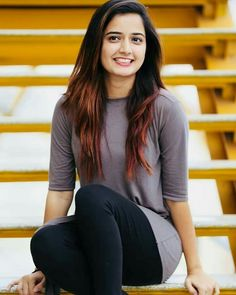
#> input picture girl.jpg, 236 x 295 px
$ python ImageStiching.py
#> lines starting #> are read from the running program, lines starting #| are printed output that depends on the picture
import cv2
import numpy as np

img1 = input("Enter the path of the first image: ")
#> the answer given: girl.jpg
img2 = input("Enter the path of the second image: ")
#> the answer given: girl.jpg

train = cv2.imread(r"{}".format(img1))
#> train is the input picture: shape (295, 236, 3); mean B, G, R 89.6, 120.6, 139.7
query = cv2.imread(r"{}".format(img2))
train_RGB = cv2.cvtColor(train,cv2.COLOR_BGR2RGB)
query_RGB = cv2.cvtColor(query,cv2.COLOR_BGR2RGB)
train_gray = cv2.cvtColor(train_RGB,cv2.COLOR_RGB2GRAY)
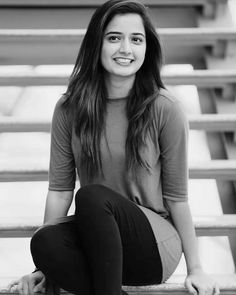
#> train_gray: shape (295, 236); min 0, max 254, mean 122.8
query_gray = cv2.cvtColor(query_RGB,cv2.COLOR_RGB2GRAY)

query_gray = cv2.resize(query,(500,300))
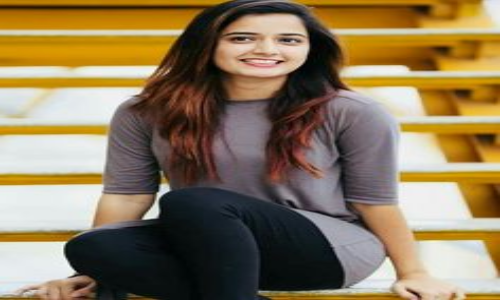
#> query_gray: shape (300, 500, 3); mean B, G, R 89.5, 120.5, 139.5
train_gray = cv2.resize(train,(500,300))
query = cv2.resize(query,(500,300))
train = cv2.resize(train,(500,300))
feature_extraction_algo = 'sift'
feature_to_match = 'bf'

def select_descriptor(image,method=None):
#> called with method = 'sift'
    assert method is not None,"Please define a descriptor method. Accepted values are 'Sift','Surf','orb','brisk' "

    if method == 'sift':
        descriptor  = cv2.SIFT_create()
    if method == 'surf':
        descriptor  = cv2.SURF_create()
    if method == 'orb':
        descriptor  = cv2.ORB_create()
    if method == 'brisk':
        descriptor  = cv2.BRISK_create()
    (keypoints,features) = descriptor.detectAndCompute(image,None)
#> keypoints = 340 keypoints; strongest (x, y, size): (153, 213, 8.5), (164, 188, 7.6), (159, 195, 4.2), (279, 62, 2.9)
    return (keypoints,features)

keypoints_train,feature_train = select_descriptor(train_gray,feature_extraction_algo)
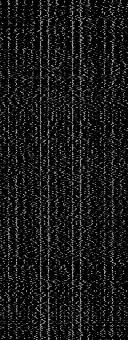
#> feature_train: shape (340, 128) float32; min 0, max 202, mean 24.6
#> keypoints_train has the same summary as keypoints in select_descriptor
keypoints_query,feature_query = select_descriptor(query_gray,feature_extraction_algo)
#> keypoints_query has the same summary as keypoints in select_descriptor

# [11 lines of commented-out code are left out]
cv2.imshow("Image 1",train)
cv2.imshow("Image 2",query)

def create_matching_object(method,crossCheck):
    if method == 'sift' or method == 'surf':
        bf = cv2.BFMatcher(cv2.NORM_L2,crossCheck=crossCheck)
    if method == 'brisk' or method == 'orb':
        bf = cv2.BFMatcher(cv2.NORM_HAMMING,crossCheck==crossCheck)

    return bf

def keypoints_matching(feature_train,feature_query,method):
#> called with method = 'sift'
    bf = create_matching_object(method,True)
    best_matches = bf.match(feature_train,feature_query)
#> best_matches = 340 matches
    raw_matches = sorted(best_matches,key = lambda x:x.distance)
#> raw_matches = 340 matches
    print("Raw Matches with Brute Force",len(raw_matches))
#| Raw Matches with Brute Force 340
    return raw_matches

def keypoints_matching_knn(feature_train,feature_query,ratio,method):
    bf = create_matching_object(method,False)
    raw_matches = bf.knnMatch(feature_train,feature_query,k=2)
    print("Raw Matches with Knn",len(raw_matches))

    knn_matches=[]
    for m,n in raw_matches:
        if m.distance<n.distance*ratio:
            knn_matches.append(m)
    return knn_matches

print("Drawing Matched features for ",feature_to_match)
if feature_to_match == 'bf':
    matches = keypoints_matching(feature_train,feature_query,feature_extraction_algo)
#> matches = 340 matches
    mapped_feature = cv2.drawMatches(train,keypoints_train,query,keypoints_query,matches[:100],None,flags=cv2.DrawMatchesFlags_NOT_DRAW_SINGLE_POINTS)
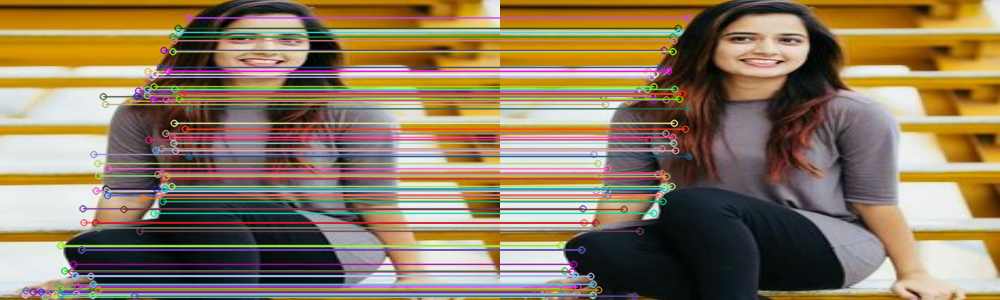
#> mapped_feature: shape (300, 1000, 3); mean B, G, R 95, 121.9, 141.5

elif feature_to_match == 'knn':
    matches = keypoints_matching_knn(feature_train,feature_query,0.75,feature_extraction_algo)
    # print(matches)
    mapped_feature = cv2.drawMatches(train,keypoints_train,query,keypoints_query,np.random.choice(matches,100),None,flags=cv2.DrawMatchesFlags_NOT_DRAW_SINGLE_POINTS)

cv2.imshow("Mapped",mapped_feature)
def homography_Stiching(keypoints_train,keypoints_query,reprojthreshhold):
    # convert to numpy array
#> called with reprojthreshhold = 4
    keypoints_train_image = np.float32([keypoint.pt for keypoint in keypoints_train])
#> keypoints_train_image = 340 pairs, first value 25.05 to 492.5, second value 2.8 to 296.7
    keypoints_query_image = np.float32([keypoint.pt for keypoint in keypoints_query])
#> keypoints_query_image has the same summary as keypoints_train_image

    if len(matches)>4:
        points_train = np.float32([keypoints_train_image[m.queryIdx] for m in matches])
#> points_train has the same summary as keypoints_train_image
        points_query= np.float32([keypoints_query_image[m.trainIdx] for m in matches])
#> points_query has the same summary as keypoints_train_image

        (H,status)=cv2.findHomography(points_train,points_query,cv2.RANSAC,reprojthreshhold)
#> H = [[1, 1.19e-15, -8.44e-13], [1.97e-15, 1, -4.55e-13], [1.07e-17, 1.61e-18, 1]]; status = 340 values from 1 to 1
        return (matches,H,status)

    else:
        return None

M = homography_Stiching(keypoints_train,keypoints_query,4)
#> M = 3 matches
if M is None:
    print('Error')
(matches,Homography_Matrix,status) = M
#> Homography_Matrix has the same summary as H in homography_Stiching; status = 340 values from 1 to 1
print(Homography_Matrix)
#| [[ 1.00000000e+00  1.18708648e-15 -8.43988124e-13]
#|  [ 1.97218392e-15  1.00000000e+00 -4.54731719e-13]
#|  [ 1.07213120e-17  1.61219789e-18  1.00000000e+00]]
width = query.shape[1]+train.shape[1]
#> width = 1000
print(width)
#| 1000
height = max(query.shape[0],train.shape[0])
#> height = 300
print(height)
#| 300

result = cv2.warpPerspective(train,Homography_Matrix,(width,height))
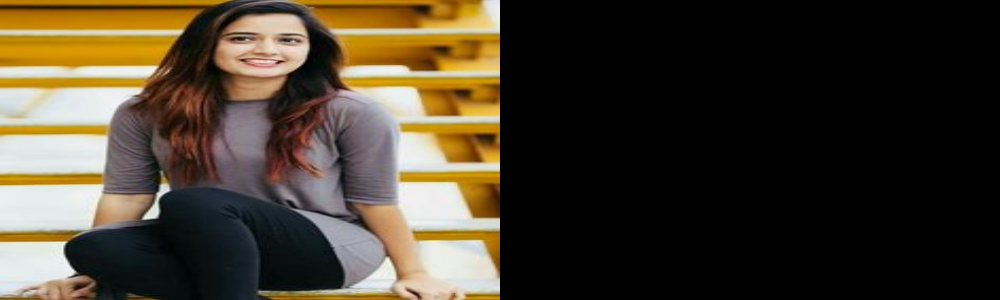
#> result: shape (300, 1000, 3); mean B, G, R 44.7, 60.3, 69.8
print(result)
#> (printed output is left out)

result[0:query.shape[0],0:query.shape[1]] = query

cv2.imshow("Stich",result)
cv2.waitKey(0)
cv2.destroyAllWindows()
